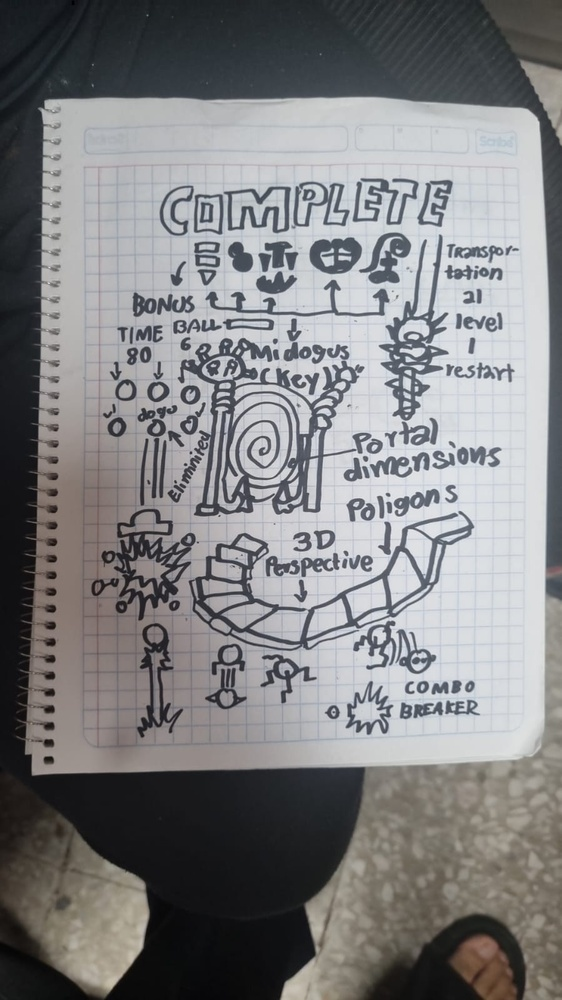
#> input picture UfoAdventures/tools/images/Complete.jpg, 562 x 1000 px, shrunk from 899 x 1599 before the run
$ python vectorize_to_svg.py --input ../images/Complete.jpg --output out
#> lines starting #> are read from the running program, lines starting #| are printed output that depends on the picture; after the words box and inside, x2 and y2 are one past the last pixel; in counts of white or black regions, pixels touching at a corner belong together
#!/usr/bin/env python3
import argparse
import os
import sys
from pathlib import Path

import cv2
import numpy as np
import svgwrite


def list_images(path: Path) -> list[Path]:
    if path.is_file():
        return [path]
    exts = {'.png', '.jpg', '.jpeg'}
    return [p for p in path.rglob('*') if p.suffix.lower() in exts]


def ensure_dir(p: Path) -> None:
    p.parent.mkdir(parents=True, exist_ok=True)


def alpha_aware_mask(image_bgra: np.ndarray, alpha_threshold: int) -> np.ndarray:
    if image_bgra.shape[2] == 4:
        alpha = image_bgra[:, :, 3]
        return (alpha >= alpha_threshold).astype(np.uint8) * 255
    gray = cv2.cvtColor(image_bgra, cv2.COLOR_BGR2GRAY)
    _, mask = cv2.threshold(gray, 1, 255, cv2.THRESH_BINARY)
    return mask


def find_contours(mask: np.ndarray, threshold: int, epsilon: float, min_area: float) -> list[np.ndarray]:
    # Denoise slightly
    blur = cv2.GaussianBlur(mask, (3, 3), 0)
    # Edge map by threshold
    _, th = cv2.threshold(blur, threshold, 255, cv2.THRESH_BINARY)
    contours, _ = cv2.findContours(th, cv2.RETR_EXTERNAL, cv2.CHAIN_APPROX_SIMPLE)

    approx_list: list[np.ndarray] = []
    for c in contours:
        if cv2.contourArea(c) < min_area:
            continue
        peri = cv2.arcLength(c, True)
        eps = (epsilon / 100.0) * peri if epsilon > 1.0 else epsilon
        approx = cv2.approxPolyDP(c, eps, True)
        approx_list.append(approx)
    return approx_list


def contour_to_svg_path(dwg: svgwrite.Drawing, contour: np.ndarray) -> svgwrite.path.Path:
    pts = contour.reshape(-1, 2)
    if len(pts) == 0:
        return dwg.path()
    d = [f"M {pts[0,0]} {pts[0,1]}"]
    for x, y in pts[1:]:
        d.append(f"L {x} {y}")
    d.append("Z")
    path = dwg.path(d=" ".join(d), fill='black', stroke='none')
    return path


def process_image(in_path: Path, out_path: Path, threshold: int, epsilon: float, min_area: float, alpha_threshold: int) -> None:
    img = cv2.imdecode(np.fromfile(str(in_path), dtype=np.uint8), cv2.IMREAD_UNCHANGED)
    if img is None:
        print(f"[warn] Failed to read {in_path}")
        return

    h, w = img.shape[:2]
    mask = alpha_aware_mask(img, alpha_threshold)
    contours = find_contours(mask, threshold=threshold, epsilon=epsilon, min_area=min_area)

    ensure_dir(out_path)
    dwg = svgwrite.Drawing(str(out_path), size=(w, h))
    for c in contours:
        dwg.add(contour_to_svg_path(dwg, c))
    dwg.save()
    print(f"[ok] {in_path} -> {out_path}")


def main() -> int:
    ap = argparse.ArgumentParser(description='Vectorize sprites to SVG via alpha-aware contour extraction.')
    ap.add_argument('--input', required=True, help='Input file or directory (PNG/JPG)')
    ap.add_argument('--output', required=True, help='Output SVG file or directory root')
    ap.add_argument('--threshold', type=int, default=200, help='Binary threshold for contour extraction (0-255)')
    ap.add_argument('--epsilon', type=float, default=2.0, help='Douglas-Peucker epsilon (pixels or percentage if >1.0 treated as % of perimeter)')
    ap.add_argument('--min-area', type=float, default=50.0, help='Minimum contour area to keep (in px^2)')
    ap.add_argument('--alpha-threshold', type=int, default=8, help='Alpha threshold for foreground (0-255)')
    args = ap.parse_args()

    in_path = Path(args.input)
    out_path = Path(args.output)

    files = list_images(in_path)
    if not files:
        print('[error] No images found')
        return 1

    if in_path.is_file():
        # Output is a file path if user provided a file; otherwise, write parallel structure in a folder
        if out_path.suffix.lower() != '.svg':
            out_path = out_path.with_suffix('.svg')
        process_image(in_path, out_path, args.threshold, args.epsilon, args.min_area, args.alpha_threshold)
#> in process_image, img is the input picture: shape (1000, 562, 3); mean B, G, R 129.4, 127.9, 127.9
#> in alpha_aware_mask, `_, mask = cv2.threshold(gray, 1, 255, cv2.THRESH_BINARY)`:
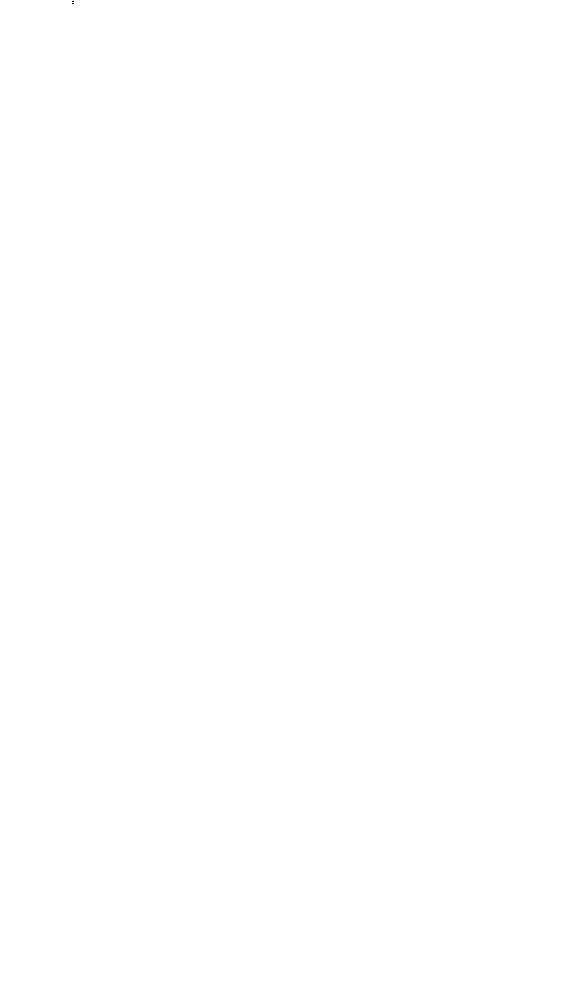
#> mask: shape (1000, 562); 100% white; black in thin lines or dots, all inside (x1, y1, x2, y2) = (72, 1, 74, 4)
#> in find_contours, `_, th = cv2.threshold(blur, threshold, 255, cv2.THRESH_BINARY)`: th: shape (1000, 562); 100% white; black in thin lines or dots, all inside (x1, y1, x2, y2) = (72, 0, 74, 4)
#> in find_contours, `contours, _ = cv2.findContours(th, cv2.RETR_EXTERNAL, cv2.CHAIN_APPROX..`: contours = 1 contour; box (x1, y1, x2, y2) and area: (0, 0, 562, 1000) 560428
#> the loop in find_contours, `for c in contours:` made 1 pass
#> (peri, eps, approx) on pass 1: (3126.8, 62.54, [[0, 0], [0, 999], [561, 999], [561, 0]])
#> after the loop in find_contours, `for c in contours:`: approx_list = [[[0, 0], [0, 999], [561, 999], [561, 0]]]
#> (the call stopped at in process_image, `dwg = svgwrite.Drawing(str(out_path), size=(w, h))`: svgwrite is not available in this run)
        return 0

    # Directory mode: mirror structure
    for f in files:
        rel = f.relative_to(in_path)
        out_file = out_path / rel
        out_file = out_file.with_suffix('.svg')
        process_image(f, out_file, args.threshold, args.epsilon, args.min_area, args.alpha_threshold)
    return 0


if __name__ == '__main__':
    sys.exit(main())
#> (the program exits here)
